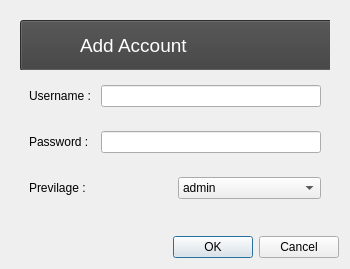
<?xml version="1.0" encoding="UTF-8"?>
<ui version="4.0">
 <class>Dialog</class>
 <widget class="QDialog" name="Dialog">
  <property name="geometry">
   <rect>
    <x>0</x>
    <y>0</y>
    <width>350</width>
    <height>269</height>
   </rect>
  </property>
  <property name="minimumSize">
   <size>
    <width>350</width>
    <height>0</height>
   </size>
  </property>
  <property name="maximumSize">
   <size>
    <width>400</width>
    <height>16777215</height>
   </size>
  </property>
  <property name="windowTitle">
   <string>Dialog</string>
  </property>
  <layout class="QVBoxLayout" name="verticalLayout">
   <item>
    <widget class="QWidget" name="widget" native="true">
     <layout class="QVBoxLayout" name="verticalLayout_2">
      <item>
       <widget class="QWidget" name="widget_85" native="true">
        <property name="minimumSize">
         <size>
          <width>0</width>
          <height>50</height>
         </size>
        </property>
        <property name="maximumSize">
         <size>
          <width>16777215</width>
          <height>50</height>
         </size>
        </property>
        <widget class="QPushButton" name="pushButton_11">
         <property name="geometry">
          <rect>
           <x>0</x>
           <y>0</y>
           <width>1920</width>
           <height>51</height>
          </rect>
         </property>
         <property name="minimumSize">
          <size>
           <width>1920</width>
           <height>0</height>
          </size>
         </property>
         <property name="styleSheet">
          <string notr="true">background-color: rgb(62, 62, 62);
</string>
         </property>
         <property name="text">
          <string/>
         </property>
        </widget>
        <widget class="QPushButton" name="design_21">
         <property name="geometry">
          <rect>
           <x>10</x>
           <y>0</y>
           <width>51</width>
           <height>51</height>
          </rect>
         </property>
         <property name="text">
          <string/>
         </property>
         <property name="icon">
          <iconset resource="icons.qrc">
           <normaloff>:/icons/SORSOGON.png</normaloff>
           <disabledoff>:/icons/SORSOGON.png</disabledoff>:/icons/SORSOGON.png</iconset>
         </property>
         <property name="iconSize">
          <size>
           <width>50</width>
           <height>50</height>
          </size>
         </property>
         <property name="flat">
          <bool>true</bool>
         </property>
        </widget>
        <widget class="QLabel" name="label_7">
         <property name="geometry">
          <rect>
           <x>60</x>
           <y>10</y>
           <width>641</width>
           <height>31</height>
          </rect>
         </property>
         <property name="font">
          <font>
           <family>Segoe UI</family>
           <pointsize>14</pointsize>
          </font>
         </property>
         <property name="styleSheet">
          <string notr="true">color: rgb(255, 255, 255);</string>
         </property>
         <property name="text">
          <string>Add Account</string>
         </property>
        </widget>
       </widget>
      </item>
      <item>
       <widget class="QWidget" name="widget_2" native="true">
        <property name="minimumSize">
         <size>
          <width>0</width>
          <height>40</height>
         </size>
        </property>
        <property name="maximumSize">
         <size>
          <width>16777215</width>
          <height>40</height>
         </size>
        </property>
        <layout class="QHBoxLayout" name="horizontalLayout">
         <item>
          <widget class="QLabel" name="label">
           <property name="text">
            <string>Username : </string>
           </property>
          </widget>
         </item>
         <item>
          <widget class="QLineEdit" name="lineEdit"/>
         </item>
        </layout>
       </widget>
      </item>
      <item>
       <widget class="QWidget" name="widget_4" native="true">
        <property name="minimumSize">
         <size>
          <width>0</width>
          <height>40</height>
         </size>
        </property>
        <property name="maximumSize">
         <size>
          <width>16777215</width>
          <height>40</height>
         </size>
        </property>
        <layout class="QHBoxLayout" name="horizontalLayout_2">
         <item>
          <widget class="QLabel" name="label_2">
           <property name="text">
            <string>Password :  </string>
           </property>
          </widget>
         </item>
         <item>
          <widget class="QLineEdit" name="lineEdit_2"/>
         </item>
        </layout>
       </widget>
      </item>
      <item>
       <widget class="QWidget" name="widget_5" native="true">
        <property name="minimumSize">
         <size>
          <width>0</width>
          <height>40</height>
         </size>
        </property>
        <property name="maximumSize">
         <size>
          <width>16777215</width>
          <height>40</height>
         </size>
        </property>
        <layout class="QHBoxLayout" name="horizontalLayout_3">
         <item>
          <widget class="QLabel" name="label_3">
           <property name="text">
            <string>Previlage :</string>
           </property>
          </widget>
         </item>
         <item>
          <widget class="QComboBox" name="comboBox">
           <item>
            <property name="text">
             <string>admin</string>
            </property>
           </item>
           <item>
            <property name="text">
             <string>user</string>
            </property>
           </item>
          </widget>
         </item>
        </layout>
       </widget>
      </item>
      <item>
       <widget class="QWidget" name="widget_3" native="true"/>
      </item>
     </layout>
    </widget>
   </item>
   <item>
    <widget class="QDialogButtonBox" name="buttonBox">
     <property name="orientation">
      <enum>Qt::Horizontal</enum>
     </property>
     <property name="standardButtons">
      <set>QDialogButtonBox::Cancel|QDialogButtonBox::Ok</set>
     </property>
    </widget>
   </item>
  </layout>
 </widget>
 <resources>
  <include location="icons.qrc"/>
 </resources>
 <connections>
  <connection>
   <sender>buttonBox</sender>
   <signal>accepted()</signal>
   <receiver>Dialog</receiver>
   <slot>accept()</slot>
   <hints>
    <hint type="sourcelabel">
     <x>248</x>
     <y>254</y>
    </hint>
    <hint type="destinationlabel">
     <x>157</x>
     <y>274</y>
    </hint>
   </hints>
  </connection>
  <connection>
   <sender>buttonBox</sender>
   <signal>rejected()</signal>
   <receiver>Dialog</receiver>
   <slot>reject()</slot>
   <hints>
    <hint type="sourcelabel">
     <x>316</x>
     <y>260</y>
    </hint>
    <hint type="destinationlabel">
     <x>286</x>
     <y>274</y>
    </hint>
   </hints>
  </connection>
 </connections>
</ui>
